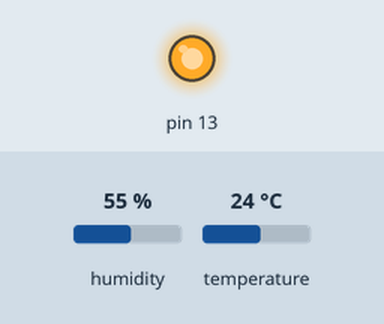
The sketch below on a simulated Arduino Uno, built with avr-gcc and run on an emulated ATmega328P. Parts: output pins drawn as LEDs (lit = HIGH). Inputs (shaded band) come from the test bench; at power-on: humidity 55 %, temperature 24 °C. What the sketch prints to the serial monitor is not drawn.

Above: at 0.1 s.
Timing chart, 0 to 1.6 s (numbered marks = the images above):
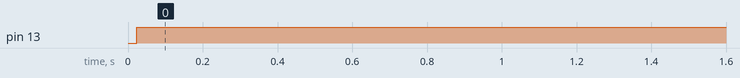

The sketch:

p6.ino
```cpp
#include <SimpleDHT.h>
int pin=8;
SimpleDHT11 dht11(pin);

void setup() {
  // put your setup code here, to run once:
  pinMode(13,OUTPUT);
  Serial.begin(9600);
}

void loop() {
  // put your main code here, to run repeatedly:
  Serial.println("SampleDHT11");
  byte temp=0;
  byte humidity=0;
  int err=SimpleDHTErrSuccess;
  if((err=dht11.read(&temp,&humidity,NULL))!=SimpleDHTErrSuccess){
    Serial.print("Read DHT11 failed,err=");
    Serial.print(SimpleDHTErrCode(err));
    Serial.print(",");
    Serial.println(SimpleDHTErrDuration(err));
    delay(1000);
    return;
  }
  Serial.print("Sample Ok:");
  Serial.print((int) temp);
  Serial.print("*C,");
  Serial.print((int) humidity);
  Serial.print("H");
  if(temp>0){
    digitalWrite(13,HIGH);
  }else{
    digitalWrite(13,LOW);
  }
  delay(3000);
}
```

Measured:
- by itself, pin 13: LOW → HIGH at 0.02 s
